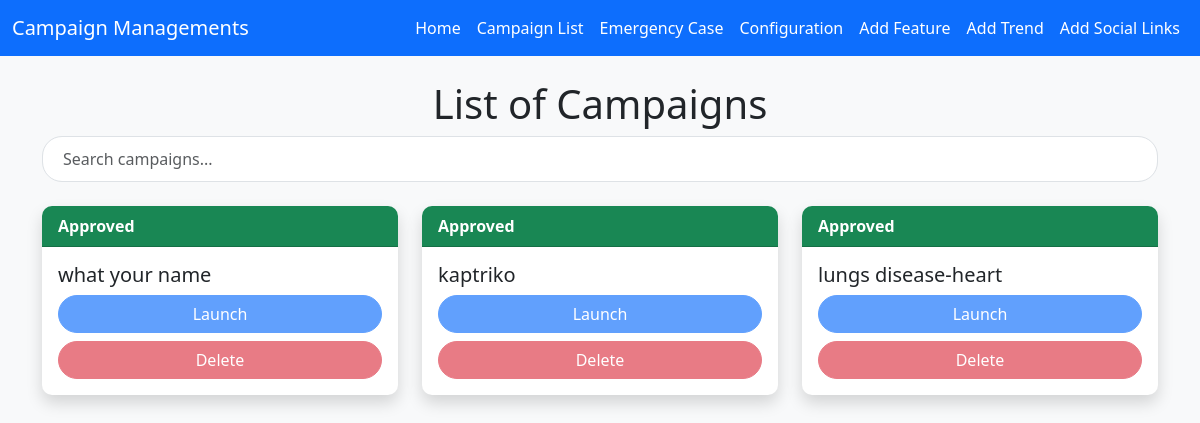
The page /admix/list_campaign (signed in) on the database as committed earlier.
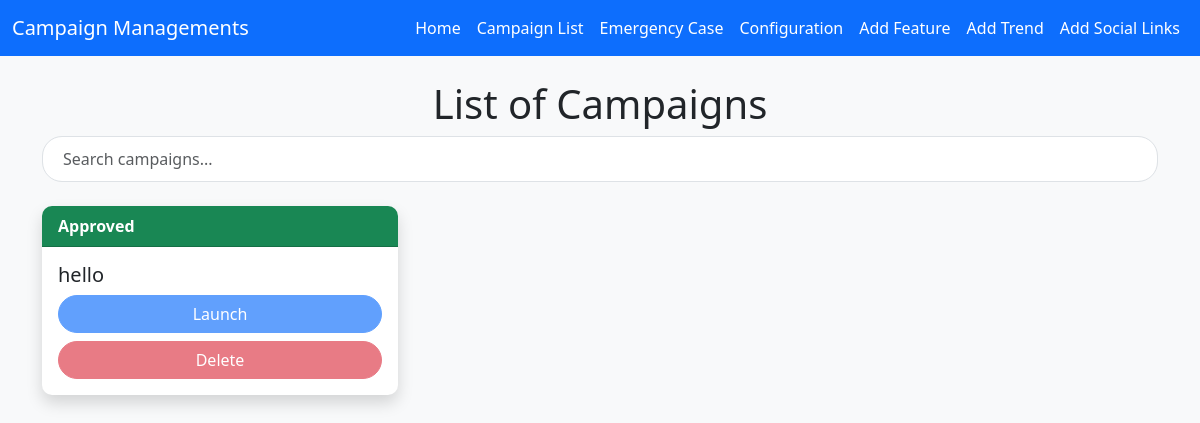
The same page on the database as committed later.
### base/models.py (models this page shows, shortened)
class Campaign(models.Model):
    CATEGORY_CHOICES = [
        ('organisation/charity/npo/pbo', 'Organisation/Charity/NPO/PBO'),
        ('in loving memory of', 'In Loving Memory Of'),
        ('fire/drought/disaster/support', 'Fire/Drought/Disaster/Support'),
        ('education & training', 'Education & Training'),
        ('sport', 'sport'),
        ('Social welfare/commnity development/support', 'Social Welfare/Commnity Development/Support'),
        ('youth', 'youth'),
        ('arts & culture', 'Arts & Culture'),
        ('Nature conservation', 'Nature Conservation'),
        ('Animal Welfare/outreach', 'Animal Welfare/Outreach'),
        ('Vehicle', 'Vehicle'),
        ('Home', 'Home'),
        ('Business/App', 'Business/App'),
        ('legal', 'Legal'),
        ('Other', 'Other'),
    ]
    EVENT_CHOICE  = [
        ('aQuelle Midmar Mile 2025', 'aQuelle Midmar Mile 2025'),
        ('Hyrox johannesburg|Season 24/25', 'Hyrox johannesburg|Season 24/25'),
        ('vusa24', 'vusa24'),
        ('Comrades 2024', 'Comrades 2024'),
        ('WESEEYOU EVENT', 'WESEEYOU EVENT'),
        ('AMASHOVA DURBA CLASSIC', 'AMASHOVA DURBA CLASSIC'),
        ('IRONMAN 70.3 -2024', 'IRONMAN 70.3 -2024'),
        ('ANNUAL KIDS CHRISTMAS PARTY', 'ANNUAL KIDS CHRISTMAS PARTY'),
        ('aQuelle Midmar Mile 2025', 'aQuelle Midmar Mile 2025'),
    ]
    SECTOR_CHOICE = [
        ('child welfare','Child Welfare'),
        ('education','Education'),
        ('Community development','Community Development'),
        ('Environmental','Environmental'),
        ('Health','Health'),
        ('medical','Medical'),
    ]
    campaign_name = models.CharField( max_length=50)
    monetary = models.DecimalField( max_digits=15, decimal_places=2)
    category = models.CharField(max_length=100 , choices= CATEGORY_CHOICES)
    story = models.TextField()
    sector = models.CharField(max_length=100, choices=SECTOR_CHOICE, null=True)
    event = models.CharField(max_length=100, choices=EVENT_CHOICE)
    start_date = models.DateTimeField(auto_now_add=True)
    end_date = models.DateTimeField(auto_now_add=True)
    images = models.ImageField(upload_to='images/')
    video_url = models.URLField(max_length=1000 , blank=True)
    social_link  = models.URLField( max_length=1000, blank=True)
    address = models.CharField(max_length=100,null=True)
    address1 = models.CharField(max_length=100)
    city  = models.CharField( max_length=100)
    zipcode = models.CharField( max_length=50)
    state = models.CharField(max_length=50)
    country = CountryField(blank_label='(select country)', null=True, blank=True)
    organization_payment = models.BooleanField(default=False)
    single_payment = models.BooleanField(default=False)
    is_featured = models.BooleanField(default=False)
    user = models.ForeignKey(CustomUser, on_delete=models.CASCADE,blank=True,null=True)
    goal = models.DecimalField(max_digits=10, decimal_places=2,default=0.00)
    token = models.CharField( max_length=32, unique=True, blank=True, default=generate_unique_token)
    is_launch =models.BooleanField(default=False)
    is_status = models.BooleanField(default=False)
    is_emergency =models.BooleanField(default=False)
    is_trending = models.BooleanField(default=False)

### admix/views.py (the view)
# urls.py: path('list_campaign',list_campaign,name='list_campaign'),
@login_required(login_url='admix:login')
def list_campaign(request):
    campaign = Campaign.objects.all()
    context ={
            'campaign':campaign
        }
    return render (request, 'admin/admin-campaign.html',context)

### base/templates/admin/admin-campaign.html (shortened to what this page needs)
{% extends "admin/admin-base.html" %}
{% block content %}
<div class="container mt-4">
    <h1 style="text-align:center">List of Campaigns</h1>
    <div class="mb-4">
        <input type="text" id="searchBar" class="form-control" placeholder="Search campaigns...">
    </div>
    <div class="row" id="campaignContainer">
        {% if campaign %}
        {% for campaign in campaign reversed %}
        <div class="col-md-4 mb-4">
            <div class="card border-0 shadow">
                {% if campaign.is_launch %}
                <div class="card-header text-white bg-success">Approved</div>
                {% else %}
                <div class="card-header text-white bg-danger">Pending</div>
                {% endif %}
                <div class="card-body">
                    <h5 class="card-title">{{ campaign.campaign_name }}</h5>
                    {% if campaign.is_launch %}
                    <button class="btn btn-primary w-100"
                      disabled
                        data-token="{{ campaign.token }}"
                        onclick="launchModal(this, '{{ campaign.campaign_name }}', '{{ campaign.start_date }}', '{{ campaign.monetary }}', '{{ campaign.goal }}', '{{ campaign.user.first_name }} {{ campaign.user.last_name }}')">
                        Launch
                    </button>
                    <button  disabled class="btn btn-danger mt-2 w-100" onclick="confirmDelete('{{ campaign.token }}')">
                        Delete
                    </button>
                    {% endif %}
                </div>
            </div>
        </div>
        {% endfor %}
{% endif %}
</body>
</html>
{% endblock content %}

Rows that differ between the two databases and show on the page:
removed Campaign: is_launch "Approved", campaign_name "what your name"
removed Campaign: is_launch "Approved", campaign_name "kaptriko"
removed Campaign: is_launch "Approved", campaign_name "lungs disease-heart"
added Campaign: is_launch "Approved", campaign_name "hello"
